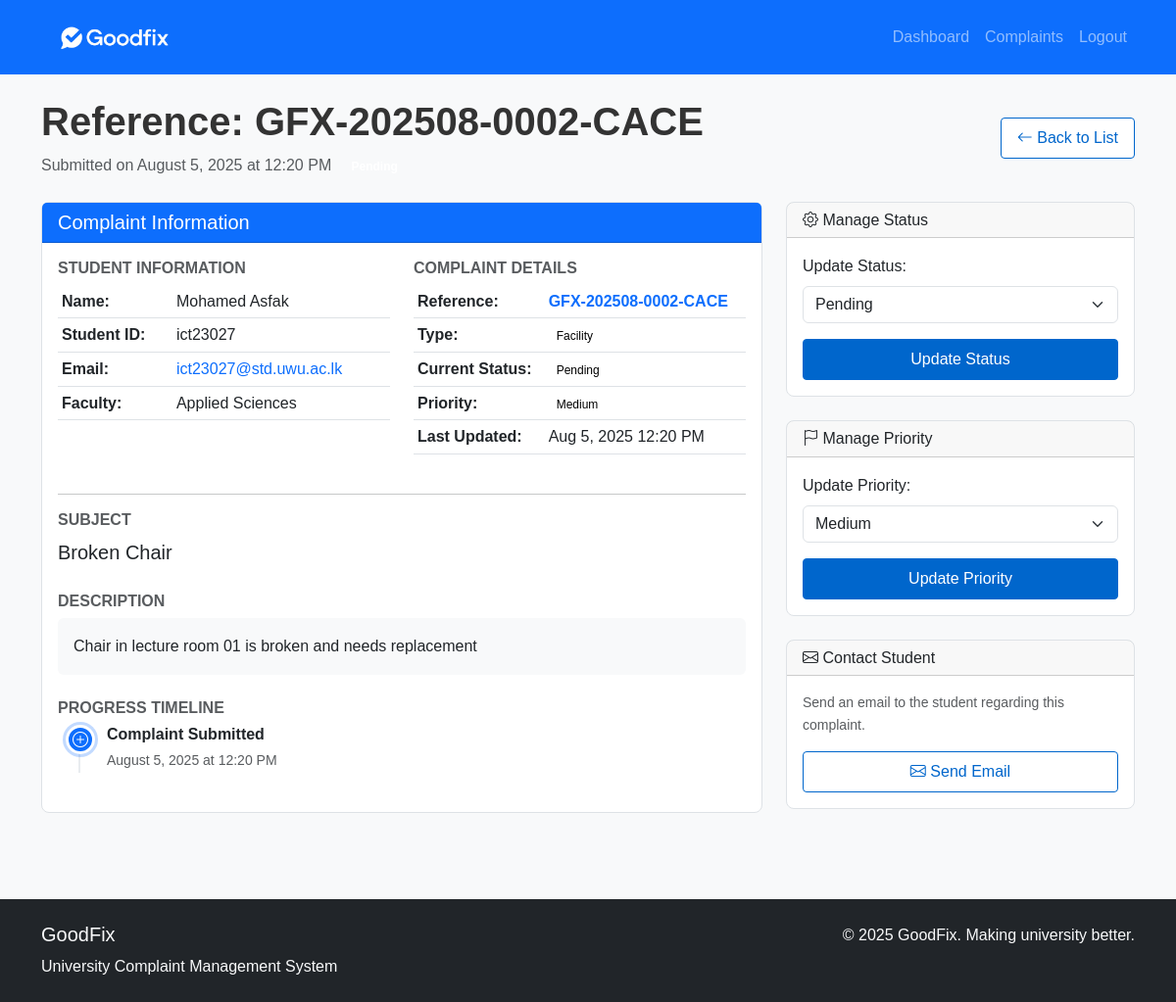
The app's page /admin/complaint_detail.php?id=2 (signed in) with its own data.
### tables this page shows
CREATE TABLE complaints (
    id INT PRIMARY KEY AUTO_INCREMENT,
    student_name VARCHAR(100) NOT NULL,
    student_id VARCHAR(20) NOT NULL,
    email VARCHAR(100) NOT NULL,
    faculty VARCHAR(50) NOT NULL,
    complaint_type VARCHAR(50) NOT NULL,
    subject VARCHAR(200) NOT NULL,
    description TEXT NOT NULL,
    status ENUM('pending', 'in_progress', 'resolved', 'closed') DEFAULT 'pending',
    priority ENUM('low', 'medium', 'high', 'urgent') DEFAULT 'medium',
    submitted_at TIMESTAMP DEFAULT CURRENT_TIMESTAMP,
    updated_at TIMESTAMP DEFAULT CURRENT_TIMESTAMP ON UPDATE CURRENT_TIMESTAMP
);

### admin/complaint_detail.php (the view, shortened to what this page needs)
<?php
include '../includes/header.php';
include '../includes/db.php';
$complaint_id = isset($_GET['id']) ? (int)$_GET['id'] : 0;
$stmt = $pdo->prepare("SELECT * FROM complaints WHERE id = ?");
$stmt->execute([$complaint_id]);
$complaint = $stmt->fetch();
?>
<main>
    <div class="container py-4">
        <div class="d-flex justify-content-between align-items-center mb-4">
            <div>
                <?php
                $year_month = date('Ym', strtotime($complaint['submitted_at']));
                $complaint_id_padded = str_pad($complaint['id'], 4, '0', STR_PAD_LEFT);
                $hash = strtoupper(substr(md5($complaint['id'] . $complaint['submitted_at'] . 'GoodFix2025'), 0, 4));
                $reference_no = 'GFX-' . $year_month . '-' . $complaint_id_padded . '-' . $hash;
                ?>
                <h1 class="fw-bold">
                    Reference: <?php echo $reference_no; ?>
                </h1>
                <p class="text-muted mb-0">
                    Submitted on <?php echo date('F j, Y \a\t g:i A', strtotime($complaint['submitted_at'])); ?>
                    <span class="badge status-<?php echo $complaint['status']; ?> ms-2">
                    </span>
                </p>
            </div>
            <div>
                <a href="view_complaints.php" class="btn btn-outline-primary">
                    <i class="bi bi-arrow-left"></i> Back to List
                </a>
            </div>
        </div>
        <div class="row g-4">
            <div class="col-lg-8">
                <div class="card">
                    <div class="card-header bg-primary text-white">
                        <h5 class="mb-0">
                            Complaint Information
                        </h5>
                    </div>
                    <div class="card-body">
                        <div class="row mb-4">
                            <div class="col-md-6">
                                <h6 class="fw-bold text-muted">STUDENT INFORMATION</h6>
                                <table class="table table-sm table-borderless">
                                    <tr>
                                        <td class="fw-bold">Name:</td>
                                        <td><?php echo htmlspecialchars($complaint['student_name']); ?></td>
                                    </tr>
                                    <tr>
                                        <td class="fw-bold">Student ID:</td>
                                        <td><?php echo htmlspecialchars($complaint['student_id']); ?></td>
                                    </tr>
                                    <tr>
                                        <td class="fw-bold">Email:</td>
                                        <td>
                                            <a href="mailto:<?php echo htmlspecialchars($complaint['email']); ?>" class="text-decoration-none">
                                                <?php echo htmlspecialchars($complaint['email']); ?>
                                            </a>
                                        </td>
                                    </tr>
                                    <tr>
                                        <td class="fw-bold">Faculty:</td>
                                        <td><?php echo htmlspecialchars($complaint['faculty'] ?: 'Not specified'); ?></td>
                                    </tr>
                                </table>
                            </div>
                            <div class="col-md-6">
                                <h6 class="fw-bold text-muted">COMPLAINT DETAILS</h6>
                                <table class="table table-sm table-borderless">
                                    <tr>
                                        <td class="fw-bold">Reference:</td>
                                        <td>
                                            <span class="text-primary fw-bold"><?php echo $reference_no; ?></span>
                                        </td>
                                    </tr>
                                    <tr>
                                        <td class="fw-bold">Type:</td>
                                        <td>
                                            <span class="type">
                                                <?php echo htmlspecialchars($complaint['complaint_type']); ?>
                                            </span>
                                        </td>
                                    </tr>
                                    <tr>
                                        <td class="fw-bold">Current Status:</td>
                                        <td>
                                            <span class="status">
                                                <?php echo ucfirst(str_replace('_', ' ', $complaint['status'])); ?>
                                            </span>
                                        </td>
                                    </tr>
                                    <tr>
                                        <td class="fw-bold">Priority:</td>
                                        <td>
                                            <span class="priority">
                                                <?php echo ucfirst($complaint['priority']); ?>
                                            </span>
                                        </td>
                                    </tr>
                                    <tr>
                                        <td class="fw-bold">Last Updated:</td>
                                        <td><?php echo date('M j, Y g:i A', strtotime($complaint['updated_at'])); ?></td>
                                    </tr>
                                </table>
                            </div>
                        </div>
                        <hr>
                        <div class="mb-4">
                            <h6 class="fw-bold text-muted">SUBJECT</h6>
                            <p class="fs-5"><?php echo htmlspecialchars($complaint['subject']); ?></p>
                        </div>
                        <div class="mb-4">
                            <h6 class="fw-bold text-muted">DESCRIPTION</h6>
                            <div class="bg-light p-3 rounded">
                                <p class="mb-0"><?php echo nl2br(htmlspecialchars($complaint['description'])); ?></p>
                            </div>
                        </div>
                        <div class="mb-4">
                            <h6 class="fw-bold text-muted">PROGRESS TIMELINE</h6>
                            <div class="timeline">
                                <div class="timeline-item active">
                                    <div class="timeline-marker bg-primary">
                                        <i class="bi bi-plus-circle m-auto text-white"></i>
                                    </div>
                                    <div class="timeline-content">
                                        <h6 class="mb-1">Complaint Submitted</h6>
                                        <small class="text-muted">
                                            <?php echo date('F j, Y \a\t g:i A', strtotime($complaint['submitted_at'])); ?>
                                        </small>
                                    </div>
                                </div>
                            </div>
                        </div>
                    </div>
                </div>
            </div>
            <div class="col-lg-4">
                <div class="card mb-4">
                    <div class="card-header">
                        <h6 class="mb-0">
                            <i class="bi bi-gear"></i> Manage Status
                        </h6>
                    </div>
                    <div class="card-body">
                        <form method="POST">
                            <div class="mb-3">
                                <label for="status" class="form-label">Update Status:</label>
                                <select class="form-select" id="status" name="status">
                                    <option value="pending" <?php echo $complaint['status'] == 'pending' ? 'selected' : ''; ?>>Pending</option>
                                </select>
                            </div>
                            <button type="submit" name="update_status" class="btn btn-primary w-100">
                                Update Status
                            </button>
                        </form>
                    </div>
                </div>
                <div class="card mb-4">
                    <div class="card-header">
                        <h6 class="mb-0">
                            <i class="bi bi-flag"></i> Manage Priority
                        </h6>
                    </div>
                    <div class="card-body">
                        <form method="POST">
                            <div class="mb-3">
                                <label for="priority" class="form-label">Update Priority:</label>
                                <select class="form-select" id="priority" name="priority">
                                    <option value="medium" <?php echo $complaint['priority'] == 'medium' ? 'selected' : ''; ?>>Medium</option>
                                </select>
                            </div>
                            <button type="submit" name="update_priority" class="btn btn-primary w-100">
                               Update Priority
                            </button>
                        </form>
                    </div>
                </div>
                <div class="card">
                    <div class="card-header">
                        <h6 class="mb-0">
                            <i class="bi bi-envelope"></i> Contact Student
                        </h6>
                    </div>
                    <div class="card-body">
                        <p class="text-muted small mb-3">Send an email to the student regarding this complaint.</p>
                        <a href="mailto:<?php echo htmlspecialchars($complaint['email']); ?>?subject=Re: Complaint #<?php echo str_pad($complaint['id'], 4, '0', STR_PAD_LEFT); ?> - <?php echo urlencode($complaint['subject']); ?>&body=Dear <?php echo urlencode($complaint['student_name']); ?>,%0D%0A%0D%0ARegarding your complaint #<?php echo str_pad($complaint['id'], 4, '0', STR_PAD_LEFT); ?>:%0D%0A<?php echo urlencode($complaint['subject']); ?>%0D%0A%0D%0A"
                           class="btn btn-outline-primary w-100">
                            <i class="bi bi-envelope"></i> Send Email
                        </a>
                    </div>
                </div>
            </div>
        </div>
    </div>
</main>
<?php include '../includes/footer.php'; ?>

### css/style.css (style rules this page uses)
:root { --primary-color: #0066cc; --secondary-color: #6c757d; --success-color: #28a745; --warning-color: #ffc107; --danger-color: #dc3545; --light-gray: #f8f9fa; --border-color: #dee2e6; }
body { font-family: Arial, sans-serif; background-color: var(--light-gray); line-height: 1.6; color: #333; }
.card { border: 1px solid var(--border-color); border-radius: 8px; margin-bottom: 1rem; }
.status { color: #000000; padding: 4px 8px; border-radius: 4px; font-size: 12px; }
.priority { color: #000000; padding: 4px 8px; border-radius: 4px; font-size: 12px; }
.type { color: #000000; padding: 4px 8px; border-radius: 4px; font-size: 12px; }
.btn { padding: 8px 16px; border-radius: 4px; border: 1px solid transparent; text-decoration: none; display: inline-block; }
.btn-primary { background-color: var(--primary-color); border-color: var(--primary-color); color: white; }
.btn-outline-primary { color: var(--primary-color); border-color: var(--primary-color); background-color: white; }
.table { background-color: white; }
.table td { border-bottom: 1px solid var(--border-color); vertical-align: middle; }
*, *::before, *::after { transition: none !important; animation: none !important; }

### admin/complaint_detail.php (style rules this page uses)
.timeline { position: relative; padding-left: 30px; }
.timeline::before { content: ''; position: absolute; left: 21px; top: 0; bottom: 0; width: 2px; background: #e9ecef; }
.timeline-item { position: relative; margin-bottom: 20px; }
.timeline-marker { position: absolute; left: -22px; width: 30px; height: 30px; border-radius: 50%; display: flex; align-items: center; justify-content: center; background: #e9ecef; border: 3px solid white; box-shadow: 0 0 0 3px #e9ecef; }
.timeline-item.active .timeline-marker { box-shadow: 0 0 0 3px rgba(13, 110, 253, 0.25); }
.timeline-content { padding-left: 20px; }
.timeline-content h6 { margin-bottom: 4px; font-weight: 600; }

### records on screen
complaints: reference_no "GFX-202508-0002-CACE", submitted_at "August 5, 2025 at 12:20 PM", student_name "Mohamed Asfak", student "ict23027", email "ict23027@std.uwu.ac.lk", faculty "Applied Sciences", complaint_type "Facility", status "Pending", priority "Medium", updated_at "Aug 5, 2025 12:20 PM", subject "Broken Chair", description "Chair in lecture room 01 is broken and needs replacement"
